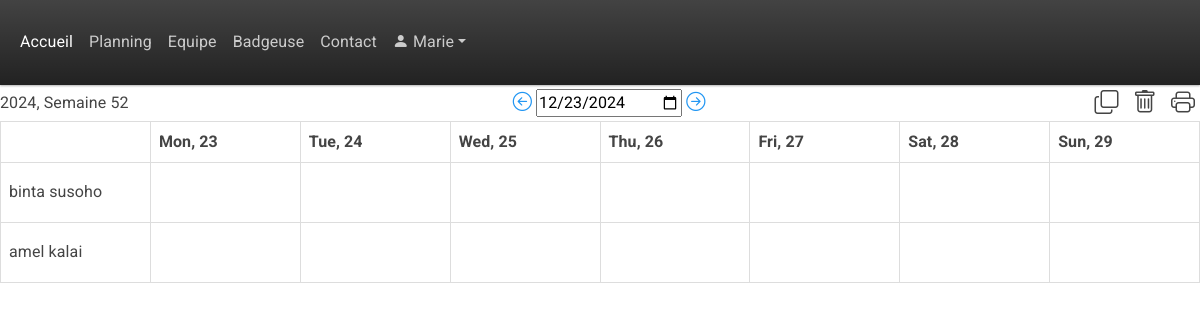
/planning/2024/52/ (signed in), run on the app's committed database.
### base/models.py (models this page shows, shortened)
class CustomUser(AbstractUser):
    entreprise = models.ForeignKey(Entreprise, on_delete=models.CASCADE, null=True, blank=True)

class Employe(models.Model):
    Poste = models.ForeignKey(Poste, on_delete=models.SET_NULL, null=True)
    EntrepriseRattachée = models.ForeignKey(Entreprise, on_delete=models.SET_NULL, null=True)
    name = models.CharField(max_length=200, default="Nom")
    firstname = models.CharField(max_length=200, default="Prénom")
    e_mail = models.CharField(max_length=200, default="default@example.com")
    phone_number = models.CharField(max_length=12, default="0634567890")
    employee_CodePin = models.CharField(max_length=4, unique=True, blank=True, null=True)
    updated = models.DateTimeField(auto_now=True)
    created = models.DateTimeField(auto_now_add=True)

### base/views.py (the view)
# urls.py: path('planning/', views.planning, name='planning'),  # Without parameters
def planning(request, year=None, week=None):
    if request.user.is_authenticated:
        user_entreprise = request.user.entreprise
        if user_entreprise is None:
            return HttpResponse("L'administrateur doit vous assigner une entreprise")
        else:
            pass #Normal behaviour, the page is displayed
    else:
        return HttpResponse("Vous devez vous connecter pour accèder à cette page")
    selected_date = request.GET.get('date')
    if selected_date:
        selected_date = datetime.strptime(selected_date, '%Y-%m-%d')
        year, week, _ = selected_date.isocalendar()
    if not year or not week:
        today = datetime.now()
        year, week, _ = today.isocalendar()
    start_date = datetime.fromisocalendar(int(year), int(week), 1)
    end_date = start_date + timedelta(days=6)
    prev_week = int(week) - 1 if int(week) > 1 else 52
    prev_year = int(year) - 1 if int(week) == 1 else int(year)
    next_week = int(week) + 1 if int(week) < 52 else 1
    next_year = int(year) + 1 if int(week) == 52 else int(year)
    days = [start_date + timedelta(days=i) for i in range(7)]
    tasks = [
        {'date': start_date + timedelta(days=i), 'tasks': [{'date': start_date + timedelta(days=i), 'task': f'Task {i+1}'}]}
        for i in range(7)
    ]
    employe = Employe.objects.filter(EntrepriseRattachée=user_entreprise)
    teamPlanning = None
    if request.method == 'POST':
        if "action" in request.POST:#This, if true, sends to the "Add, edit, delete, add absence single shift route"
            form = ModifyPlanningForm(request.POST, instance=teamPlanning)
            print(form)
            if form.is_valid():
                if form.cleaned_data['action'] == "EditShift":
                    print('editshift path')
                    if 'actionButton' in request.POST:
                        actionButton = request.POST['actionButton']
                        if actionButton == 'edit':
                            print("edit")
                            myid = form.cleaned_data['shift_Id']
                            team_planning_instance = get_object_or_404(TeamPlanning, pk=myid)
                            team_planning_instance.date = form.cleaned_data['date']
                            team_planning_instance.Poste = form.cleaned_data['Poste']
                            team_planning_instance.Heurededébut = form.cleaned_data['Heurededébut']
                            team_planning_instance.heuredefin = form.cleaned_data['heuredefin']
                            team_planning_instance.duréepause = form.cleaned_data['duréepause']#duree_pause_timedelta
                            team_planning_instance.note = form.cleaned_data['note']
                            team_planning_instance.save()
                        elif actionButton == 'delete':
                            print("delete")
                            myid = form.cleaned_data['shift_Id']
                            team_planning_instance = get_object_or_404(TeamPlanning, pk=myid)
                            team_planning_instance.delete()
                elif form.cleaned_data['action'] == "AddShift":
                    team_planning_instance = form.save(commit=False) #create a TeamPlanning instance without immediately saving it to the database.
                    team_planning_instance.date = form.cleaned_data['date']
                    team_planning_instance.Heurededébut = form.cleaned_data['Heurededébut']
                    team_planning_instance.heuredefin = form.cleaned_data['heuredefin']
                    team_planning_instance.duréepause = form.cleaned_data['duréepause']#duree_pause_timedelta
                    team_planning_instance.note = form.cleaned_data['note']
                    team_planning_instance.save()
                return redirect('planning')  # Redirect to the desired page
            else:
                print("form is not valid : ")
                print(form.errors)
        else : #add an if later, this will be the multiple shifts copy/delete route
            print(request.POST)
            action = request.POST.get('actionButton')
            if action == 'ValidateCopyMultipleShifts':
                selectionform = SelectionForm(request.POST)
                print("xxxxxxxxxxxxxxxxxxxxxxx ITS HERE COPYMULTIPLE xxxxxxxxxxxxxxxxxxxxxxxx")
                print(selectionform)
                ProcessMultipleShifts(selectionform.cleaned_data['employees'],
                                          selectionform.cleaned_data['weeks'], selectionform.cleaned_data['days'], week, action)
            elif action == 'ValidateDeleteMultipleShifts':
                selectionform = SelectionForm(request.POST)
                print("xxxxxxxxxxxxxxxxxxxxxxx ITS HERE DELETEMULTIPLE xxxxxxxxxxxxxxxxxxxxxxxx")
                print(selectionform)
                ProcessMultipleShifts(selectionform.cleaned_data['employees'],
                                          selectionform.cleaned_data['weeks'], selectionform.cleaned_data['days'], week, action)
            return redirect('planning')  # Redirect to the desired page
    else: #following else code gets executed when user clicks on "Planning" on their browser
        form = ModifyPlanningForm(instance=teamPlanning)  # Pass employe_id here
        selectionform = SelectionForm()
    shifts_by_emp_and_day = {}
    for emp in employe:
        shifts_by_day = {}
        for day in days:
            shifts = emp.teamplanning_set.filter(date=day)
            if not shifts.exists():
                continue
            shifts_by_day[day] = shifts
        shifts_by_emp_and_day[emp.id] = shifts_by_day
    weeks = Week.objects.all()
    context = {
        'days': days,
        'tasks': tasks,
        'start_date': start_date,
        'end_date': end_date,
        'prev_week': prev_week,
        'prev_year': prev_year,
        'next_week': next_week,
        'next_year': next_year,
        'employe' : employe,
        'form' : form,
        'shifts_by_emp_and_day': shifts_by_emp_and_day,
        'weeks': weeks,
        'selectionform' : selectionform,
    }
    return render(request, 'base/planning.html', context)

### base/forms.py
class SelectionForm(forms.Form):
    employees = forms.CharField(widget=forms.HiddenInput(), required=False)
    weeks = forms.CharField(widget=forms.HiddenInput(), required=False)
    days = forms.CharField(widget=forms.HiddenInput(), required=False)

### base/models.py (called while the page is built)
    def __str__(self) -> str:
        return self.name

### base/templatetags/form_tags.py (called while the page is built)
@register.filter(name='add_class')
def add_class(field, css):
    return field.as_widget(attrs={"class":css})

### base/templates/base/planning.html (shortened to what this page needs)
{% extends 'main.html' %}
{% load form_tags %}
{% load static %}
{% block content %}
{% if user.is_authenticated %}
{% if perms.members.custom_permission %}
<div style="display: flex; justify-content: space-between; align-items: center;">
    {{ start_date|date:'Y' }}, Semaine {{ start_date|date:'W' }}
    <div>
        <a class="bi bi-arrow-left-circle" style="font-size: 1.2em;" href="{% url 'planning_with_params' year=prev_year week=prev_week %}"></a>
        <input type="date" id="datePicker" name="date" value="{{ start_date|date:'Y-m-d' }}">
        <a class="bi bi-arrow-right-circle" style="font-size: 1.2em;" href="{% url 'planning_with_params' year=next_year week=next_week %}"></a>
    </div>
    <div>
        <i class="bi bi-copy icon-overlay" style="font-size: 1.5em; padding-right: 5px; padding-left: 5px;" title="Copier des shifts" onclick = "CopyShifts()"></i>
        <i class="bi bi-trash icon-overlay" style="font-size: 1.5em; padding-right: 5px; padding-left: 5px;" title="Supprimer des shifts" onclick = "DeleteShifts()"></i>
        <i class="bi bi-printer icon-overlay" style="font-size: 1.5em; padding-right: 5px; padding-left: 5px;" title="Imprimer le planning" onclick="printTable()"></i>
    </div>
</div>
<table class = "my-table", border="1" id = "table1">
    <thead>
        <tr>
            <th></th>
            {% for day in days %}
                <th>{{ day|date:'D, d' }}</th>
            {% endfor %}
        </tr>
    </thead>
    <tbody>
        {% for emp in employe %}
            <tr>
                <td style = "font-size: 16px;">{{ emp.firstname }} {{ emp.name }}</td>
                {% for day in days %}
                                <td onclick="openModal(this, '{{ emp.id }}', '{{ emp.name }}', '{{ emp.firstname }}', '{{ day|date:'Y-m-d' }}')">
                                </td>
                {% endfor %}
            </tr>
        {% endfor %}
    </tbody>
</table>
{% else %}
  <p>The user does not have the permission.</p>
{% endif %}
{% else %}
<h1>Veuillez vous connecter pour accéder à cette page web</h1>
<a href="{% url 'login' %}">Se connecter</a>
{% endif %}
{% endblock %}

### templates/navbar.html (shortened to what this page needs)
{% load static %}
<header>
<nav class="navbar navbar-expand-lg bg-dark" data-bs-theme="dark">
  <div class="container-fluid">
    <div class="collapse navbar-collapse" id="navbarColor02">
      <ul class="navbar-nav me-auto">
        <li class="nav-item">
          <a class="nav-link active" href="{% url 'home' %}">Accueil
          </a>
        </li>
        <li class="nav-item">
          <a class="nav-link" href="{% url 'planning' %}">Planning</a>
        </li>
        <li class="nav-item">
          <a class="nav-link" href="{% url 'team_members_page' %}">Equipe</a>
        </li>
        <li class="nav-item">
          <a class="nav-link" href="#">Badgeuse</a>
        </li>
        <li class="nav-item">
          <a class="nav-link" href="{% url 'contact' %}">Contact</a>
        </li>
        <li class="nav-item dropdown">
          {% if user.is_authenticated %}
          <a class="nav-link dropdown-toggle" data-bs-toggle="dropdown" href="#" role="button" aria-haspopup="true" aria-expanded="false"><i class="bi bi-person-fill"></i>  {{ user.username }}</a>
          {% else %}
          <a class="nav-link dropdown-toggle" data-bs-toggle="dropdown" href="#" role="button" aria-haspopup="true" aria-expanded="false">Utilisateur</a>
          {% endif %}
        </li>
      </ul>
    </div>
  </div>
</nav>
</header>

### templates/main.html (style rules this page uses)
.my-table { width: 100%; table-layout: fixed; }
.my-table td { width: 100px; height: 60px; overflow: hidden; text-overflow: ellipsis; white-space: nowrap; font-size: 12px; }
.my-table th { font-size: 16px; }
table { border-collapse: collapse; width: 100%; }
th, td { font-size: 12px; border: 1px solid #ddd; padding: 8px; text-align: left; }

### data on the page
CustomUser: username "Marie"
Employe: firstname "binta", name "susoho"
Employe: firstname "amel", name "kalai"

### other printed values
{{ start_date|date:'Y' }} "2024"
{{ start_date|date:'W' }} "52"
{{ day|date:'D, d' }} "Mon, 23" "Tue, 24" "Wed, 25" "Thu, 26" "Fri, 27" "Sat, 28" "Sun, 29"
